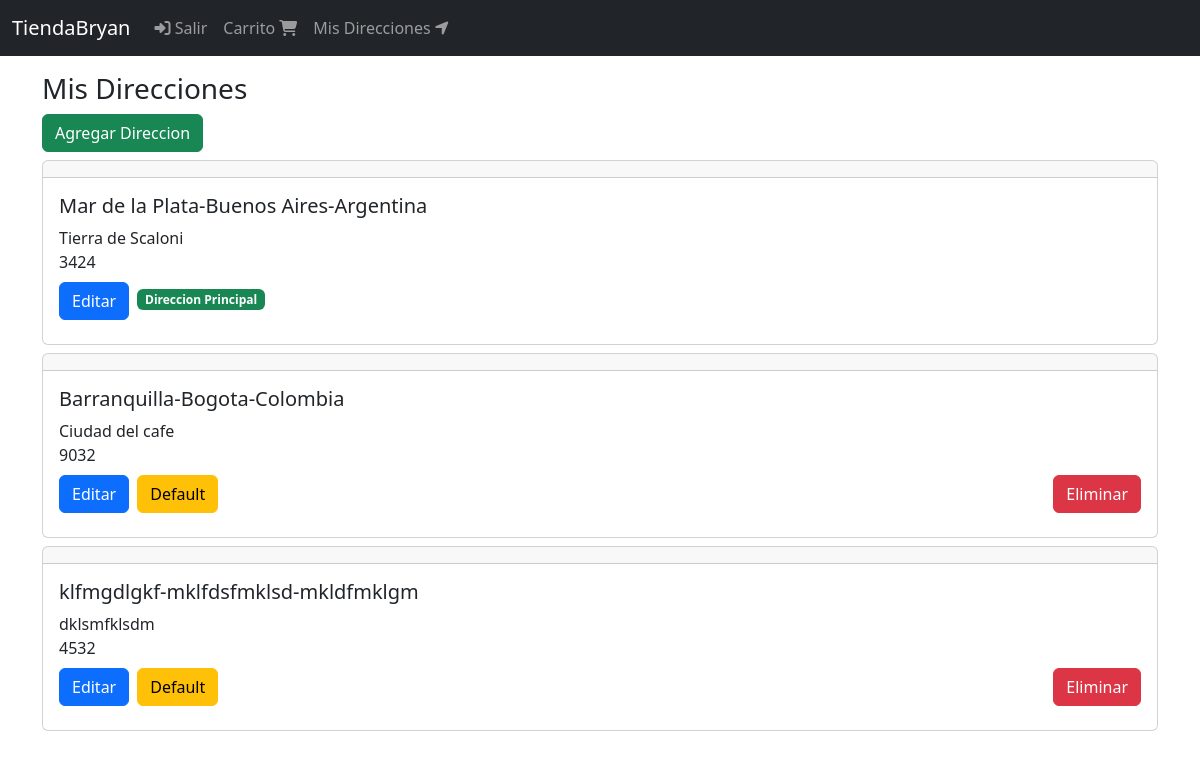
Before: /direcciones/ (signed in) with the older database file.
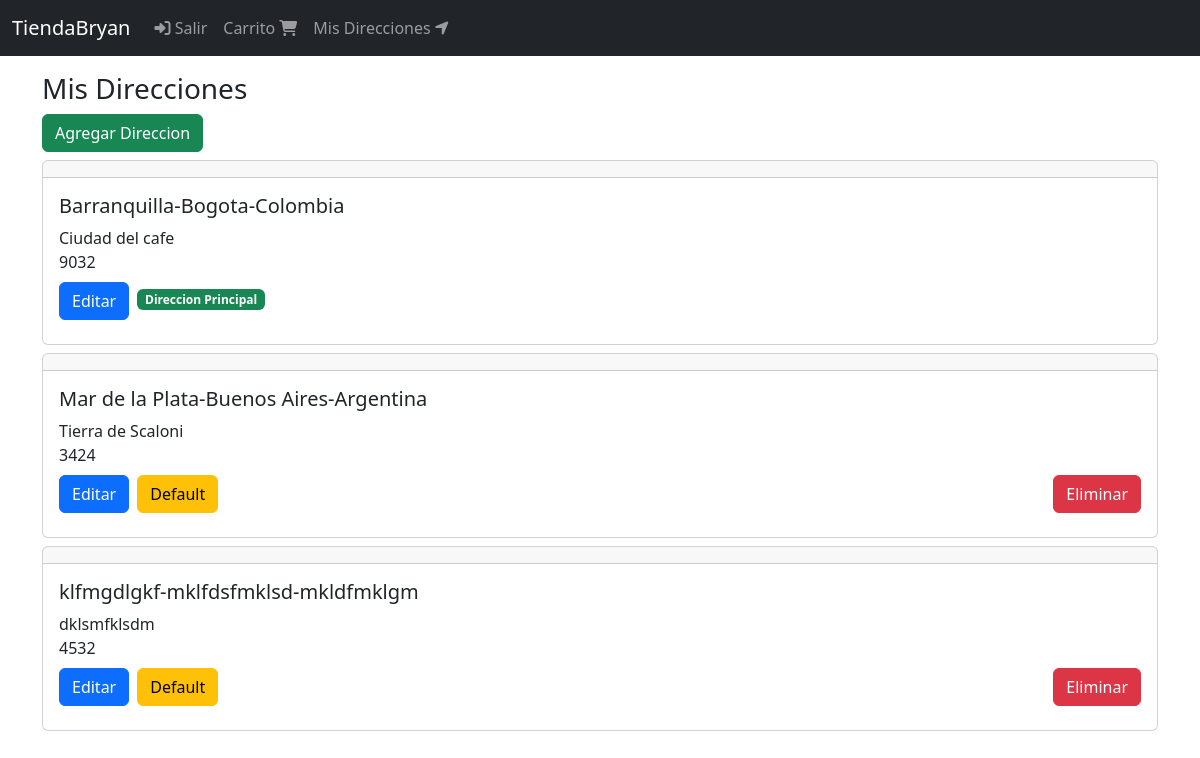
After: the same page with the newer database file.
### DirEnvio/models.py (models this page shows, shortened)
class DireccionEnvio(models.Model):
    user = models.ForeignKey(User, null=False, blank=False, on_delete=models.CASCADE)
    line1 = models.CharField(max_length=300)
    line2 = models.CharField(max_length=300, blank=True)
    city = models.CharField(max_length=100)
    state = models.CharField(max_length=100)
    country = models.CharField(max_length=50)
    reference = models.CharField(max_length=300)
    postal_code = models.CharField(max_length=10, null=False, blank=False)
    default = models.BooleanField(default=False)
    created_at = models.DateTimeField(auto_now_add=True)
    @property
    def direccion(self):
        return '{}-{}-{}'.format(self.city, self.state, self.country)

### DirEnvio/views.py (the view)
# urls.py: path('', views.EnvioDirecciones.as_view(), name='direccion_envio'),
class EnvioDirecciones(LoginRequiredMixin ,ListView):
    login_url = 'login'
    model = DireccionEnvio
    template_name = 'direccion_envios/direccion_envio.html'
    def get_queryset(self):
        return DireccionEnvio.objects.filter(user=self.request.user).order_by('-default')

### DirEnvio/templates/direccion_envios/direccion_envio.html
{% extends 'base.html' %}
{% block content %}
<div class="col">
    <div class="h3">
        Mis Direcciones
    </div>
    <a class="btn btn-success" href="{% url 'formulariodir' %}">Agregar Direccion</a>
    <div class="mt-2">
        {% for direccion_envio in object_list %}
            <div class="mt-2">
                {% include 'direccion_envios/snippets/cartDirecciones.html' %}
            </div>
        {% endfor %}
    </div>
</div>
{% endblock %}

### templates/base.html (shortened to what this page needs)
{% load static %}
<!DOCTYPE html>
<html lang="es">
<head>
    <link href="https://cdn.jsdelivr.net/npm/bootstrap@5.3.3/dist/css/bootstrap.min.css"
    rel="stylesheet"
>
    <link rel="stylesheet" href="{% static 'css/base.css' %}">
</head>
<body>
    {% include 'navbar.html' %}
    <div class="container">
        <div class="row mt-3">
            {% block content %}
            {% endblock %}
        </div>
    </div>
</body>
</html>

### templates/navbar.html (shortened to what this page needs)
{% url 'carts' as cart %}
{% url 'direccion_envio' as direccion_envio %}
<nav class="navbar navbar-expand-lg navbar-dark bg-dark">
  <div class="container-fluid">
    <a class="navbar-brand" href="{% url 'index' %}">TiendaBryan</a>
    <div class="collapse navbar-collapse" id="navbarNavDropdown">
      <ul class="navbar-nav">
        {% if user.is_authenticated%}
        <li class="nav-item">
          <a class="nav-link" href="{% url 'salir' %}">
            <span class="fas fa-sign-in-alt"></span>
            Salir
          </a>
        </li>
      {% endif%}
      <ul class="navbar-nav">
        <li class="nav-item">
          <a class="nav-link" href="{% url 'cart' %}">Carrito
            <span class="fas fa-shopping-cart"></span>
          </a>
        </li>
      </ul>
      {% if user.is_authenticated %}
      <ul class="navbar-nav">
        <li class="nav-item">
          <a class="nav-link" href="{% url 'direccion_envio' %}">Mis Direcciones
            <span class="fas fa-location-arrow"></span>
          </a>
        </li>
      </ul>
      {% endif %}
    </div>
  </div>
</nav>

### DirEnvio/templates/direccion_envios/snippets/cartDirecciones.html
<div class="card">
    <h4 class="card-header"></h4>
    <div class="card-body">
        <h5 class="card-title">{{direccion_envio.direccion}}</h5>
        <div class="card-title">
            {{direccion_envio.reference}}
            <div class="card-title">
                {{direccion_envio.postal_code}}
            </div>
            <div class="d-flex align-items-center justify-content-between">
                <div class="d-flex gap-2">
                    <a href="{% url 'update' direccion_envio.pk %}" class="btn btn-primary">Editar</a>
                    {% if direccion_envio.default %}
                    <div class="mt-1">
                        <span class="badge bg-success">Direccion Principal</span>
                    </div>
                    {% else %}
                    <a href="{% url 'default' direccion_envio.pk %}" class="btn btn-warning">Default</a>
                </div>
                    <a href="{% url 'remove' direccion_envio.pk %}" class="btn btn-danger">Eliminar</a>
                    {% endif %}
            </div>
        </div>
    </div>
</div>

Changed rows visible on the page:
changed DireccionEnvio "Barranquilla-Bogota-Colombia": default "Default Eliminar" → "Direccion Principal"; moves up the list
changed DireccionEnvio "Mar de la Plata-Buenos Aires-Argentina": default "Direccion Principal" → "Default Eliminar"
